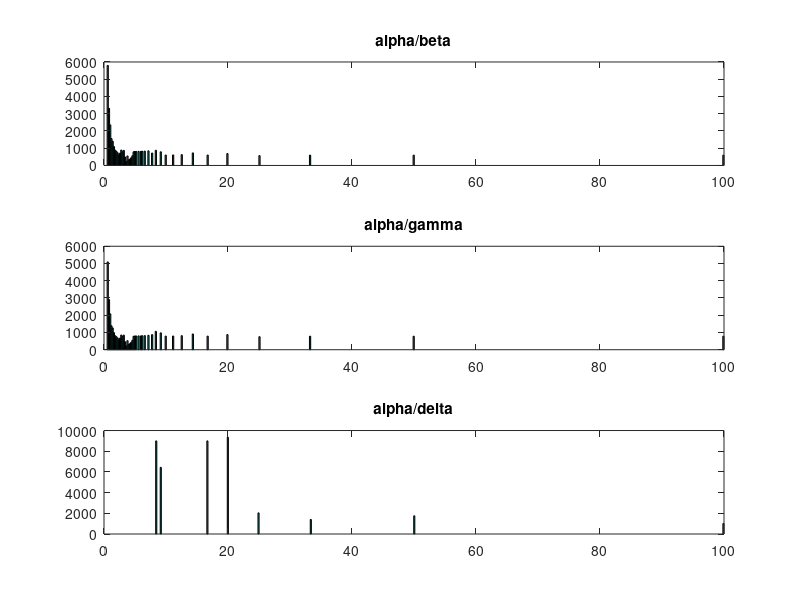
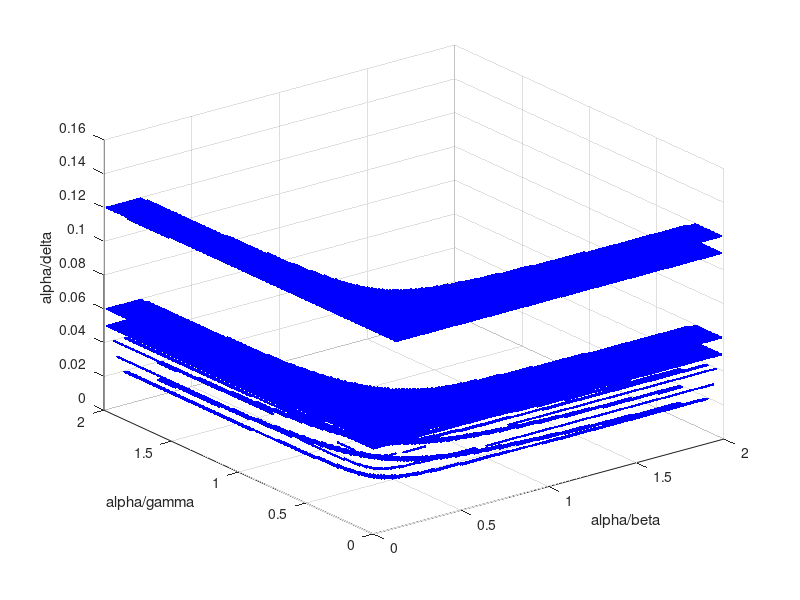
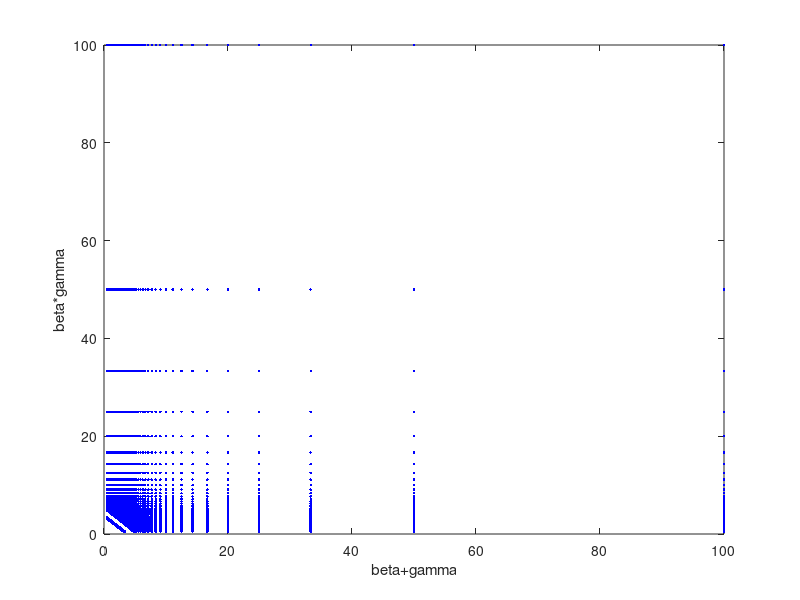

MATLAB code to generate these figures, in order:
best = fopen('best_values.txt','r');
data = fscanf(best,'%f %f %f',[3 Inf]);
data = data';

%Plot histogram of best values
figure();
subplot(3,1,1);
hist(data(:,1),500);
title('alpha/beta');

subplot(3,1,2);
hist(data(:,2),500);
title('alpha/gamma');

subplot(3,1,3);
hist(data(:,3),500);
title('alpha/delta');

%Plot all values against each other
figure();
plot3(1./data(:,1),1./data(:,2),1./data(:,3),'b.');
xlabel('alpha/beta');
ylabel('alpha/gamma');
zlabel('alpha/delta');
hold on;
grid('on');

figure();
plot(data(:,1),data(:,2),'b.');
xlabel('beta+gamma');
ylabel('beta*gamma');